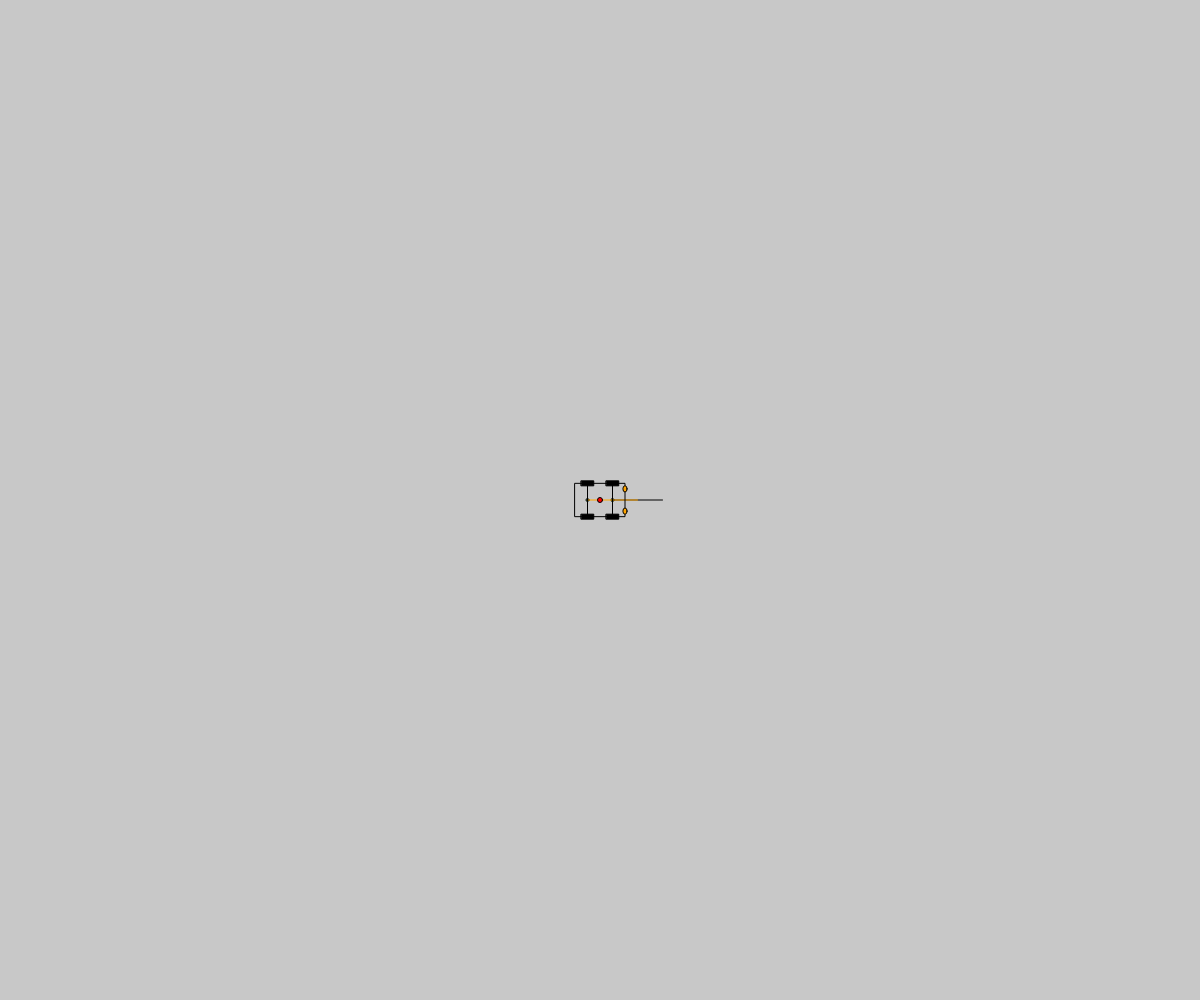
Frame 1 (no input)
Frame 60 (no input): identical to frame 1, image omitted
Frame 120 (the mouse pressed at the canvas centre since frame 60): identical to frame 1, image omitted

The p5.js sketch that drew this single still picture (run headless with seeded random() and noise() and a simulated clock; from frame 60 on, the mouse is pressed at the canvas centre):

// p5.js sketch
// ── sketch.js
let playerCar;

function setup() {
  angleMode(DEGREES);

  createCanvas(windowWidth, windowHeight);
  background(200);

  playerCar = new Car(width / 2, height / 2, 50, "red");
}

function draw() {
  if (keyIsDown(87) || keyIsDown(38)) {
    playerCar.accelerate();
  }
  if (keyIsDown(83) || keyIsDown(40)) {
    playerCar.reverse();
  }
  if (keyIsDown(32)) {
    playerCar.park();
  }
  if (keyIsDown(65) || keyIsDown(37)) {
    playerCar.turnLeft(3);
  }
  if (keyIsDown(68) || keyIsDown(39)) {
    playerCar.turnRight(1);
  }

  background(200);
  playerCar.show();
}

// ── Car.js
class Car {
  constructor(x, y, size, colour) {
    this.pos = createVector(x, y);
    this.x = x;
    this.y = y;
    this.size = size;
    this.w = (size / 3) * 2;
    this.l = size;
    this.colour = colour;
    this.debug = true;
    this.heading = 0;
    this.speed = 0;
    this.maxSpeed = 4;
    this.steeringAngle = 0;
    this.wheelBase = this.l / 2;

    // this.frontWheel = createVector(
    //   this.pos.x + this.wheelBase / 2,
    //   this.pos.y
    // ).mult(createVector(cos(this.heading), sin(this.heading)));
    // this.backWheel = createVector(
    //   this.pos.x - this.wheelBase / 2,
    //   this.pos.y - this.wheelBase / 2
    // ).mult(createVector(cos(this.heading), sin(this.heading)));

    this.frontWheel = createVector(this.pos.x + this.wheelBase / 2, this.pos.y);
    this.backWheel = createVector(this.pos.x - this.wheelBase / 2, this.pos.y);
    console.log("pos:", this.pos);
    console.log("frontWheel:", this.frontWheel);
    console.log("backWheel:", this.backWheel);
    console.log(createVector(cos(this.heading), sin(this.heading)));
  }

  show() {
    var dt = 1;
    this.backWheel.add(
      createVector(cos(this.heading), sin(this.heading))
        .mult(dt)
        .mult(this.speed)
    );
    console.log(this.backWheel.x, this.backWheel.y);
    this.frontWheel.add(
      createVector(
        cos(this.heading + this.steeringAngle),
        sin(this.heading + this.steeringAngle)
      )
        .mult(dt)
        .mult(this.speed)
    );

    this.pos = createVector(
      (this.frontWheel.x + this.backWheel.x) / 2,
      (this.frontWheel.y + this.backWheel.y) / 2
    );
    this.heading = atan2(
      this.frontWheel.y - this.backWheel.y,
      this.frontWheel.x - this.backWheel.x
    );

    // current wheels direction
    ellipseMode(CENTER);
    if (this.debug) {
      stroke("black");
      fill("green");
      ellipse(this.frontWheel.x, this.frontWheel.y, 3, 3); // current frontWheel
      line(
        this.frontWheel.x,
        this.frontWheel.y,
        this.frontWheel.x + this.l * cos(this.heading + this.steeringAngle),
        this.frontWheel.y + this.l * sin(this.heading + this.steeringAngle)
      );
      fill("lightGreen");
      ellipse(this.backWheel.x, this.backWheel.y, 3, 3); // current backWheel
      stroke("orange");
      line(
        this.backWheel.x,
        this.backWheel.y,
        this.backWheel.x + this.l * cos(this.heading),
        this.backWheel.y + this.l * sin(this.heading)
      );
      stroke("black");
      fill("red");

      ellipse(this.pos.x, this.pos.y, 5, 5);

      var a = this.frontWheel.x - this.backWheel.x;
      var b = this.frontWheel.y - this.backWheel.y;
      var c = sqrt(a * a + b * b);
      console.log("Axle Distance", c);
    }

    rectMode(CENTER);
    translate(this.pos.x, this.pos.y);
    rotate(this.heading);

    // car body
    fill(this.colour);
    if (this.debug) {
      noFill();

      // axles
      line(-this.wheelBase / 2, -this.w / 2, -this.wheelBase / 2, this.w / 2);
      line(this.wheelBase / 2, -this.w / 2, this.wheelBase / 2, this.w / 2);
    }

    rect(0, 0, this.l, this.w);
    var lightLength = this.size / 8;
    var lightWidth = this.size / 12;
    fill("orange");
    ellipse(this.l / 2, this.w / 3, lightWidth, lightLength);
    ellipse(this.l / 2, -this.w / 3, lightWidth, lightLength);

    // wheels
    var wheelThickness = this.size / 10;
    var wheelLength = this.size / 4;
    fill("black");
    rect(-this.wheelBase / 2, -this.w / 2, wheelLength, wheelThickness); // back left
    rect(-this.wheelBase / 2, this.w / 2, wheelLength, wheelThickness); // back right

    translate(this.wheelBase / 2, -this.w / 2);
    rotate(this.steeringAngle);
    rect(0, 0, wheelLength, wheelThickness); // front left
    rotate(-this.steeringAngle);
    translate(0, this.w);
    rotate(this.steeringAngle);
    rect(0, 0, wheelLength, wheelThickness); // front right
  }

  accelerate() {
    if (this.speed < this.maxSpeed) {
      this.speed += 0.1;
    }
  }

  reverse() {
    if (this.speed > -1) {
      this.speed -= 0.1;
    }
  }

  park() {
    this.speed = 0;
  }

  turnLeft() {
    if (this.steeringAngle > -30) {
      this.steeringAngle--;
    }
  }

  turnRight() {
    if (this.steeringAngle < 30) {
      this.steeringAngle++;
    }
  }
}
